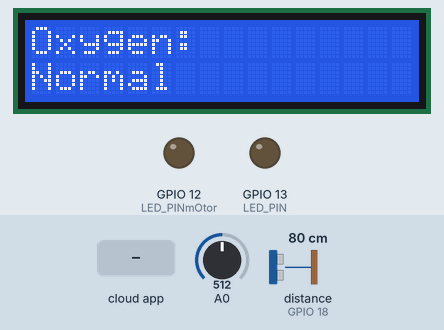
A sketch run on a simulated ESP8266 (NodeMCU). On the bench: 16×2 character LCD, output pins drawn as LEDs (lit = HIGH). Wiring (inferred from the names in the program): ultrasonic range finder: trigger GPIO 5; echo GPIO 18. The inputs (shaded band) are chosen by the test bench; at power-on: distance to the obstacle (sensor on GPIO 18) 80 cm, A0 = 512. The echo pulse lasts 58.3 µs per cm; WiFi joins after 1.5 s; servers stay silent unless stated; the Firebase database answers and starts empty; pins used as bus, display or sensor lines are not drawn; what the sketch prints to the serial monitor is not drawn.

Above: at 2.8 s.
2.9 s: distance to the obstacle (sensor on GPIO 18) set to 2 cm
At 3.73 s:
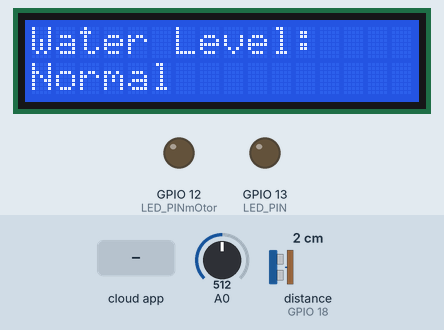
6.4 s: A0 set to 11
At 7.8 s:
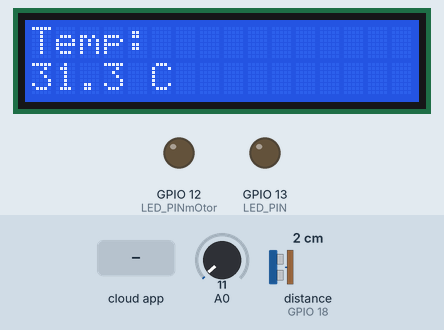
9.9 s: A0 set to 8
At 11.14 s:
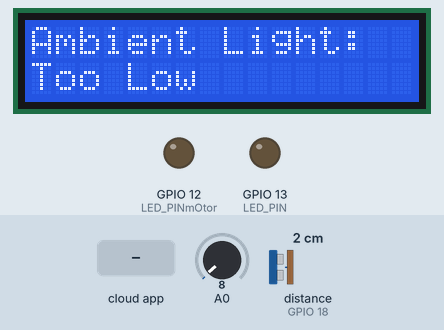
13.4 s: distance to the obstacle (sensor on GPIO 18) set to 250 cm
At 13.9 s:
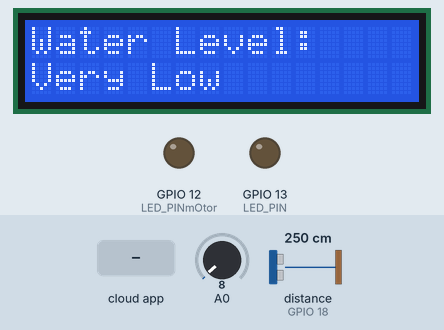
16.9 s: the phone or cloud app sets Automatic to 1
At 18.67 s:
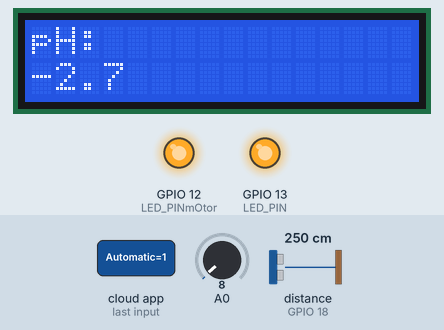
20.0 s: A0 set to 40
At 21.46 s:
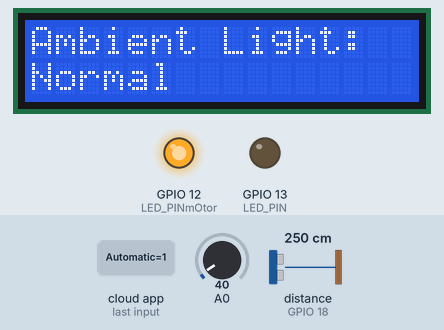
Timing chart, 0 to 23.0 s (numbered marks = the images above; inputs shaded):
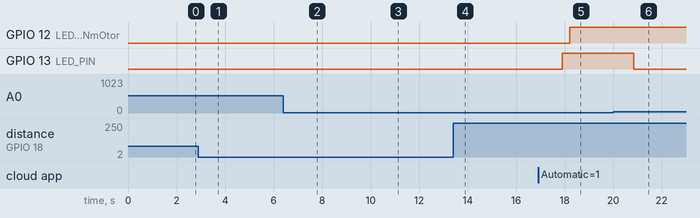

The sketch:

aquafarm_uit.ino
```cpp
#include <LiquidCrystal_I2C.h>
#include <Arduino.h> // Include for digital pin functionalities
 ///#include <Wire.h>


#if defined(ESP32)
  #include <WiFi.h>
#elif defined(ESP8266)
  #include <ESP8266WiFi.h>
#endif
#include <Firebase_ESP_Client.h>

//Provide the token generation process info.
#include "addons/TokenHelper.h"
//Provide the RTDB payload printing info and other helper functions.
#include "addons/RTDBHelper.h"

// Insert your network credentials

// #define WIFI_SSID "Galaxy A14 0C7B"
// #define WIFI_PASSWORD "cnt4zfz2j3rnndn"
#define WIFI_SSID "realme narzo 20 Pro"
#define WIFI_PASSWORD "akshaisunil"
// #define WIFI_SSID "Galaxy F62"
// #define WIFI_PASSWORD "vbii6922"

// Insert Firebase project API Key
#define API_KEY "AIzaSyDDnLUVH73nws93FbskwYRKKLWyYIcW-bE"

// Insert RTDB URLefine the RTDB URL */
#define DATABASE_URL "https://aquafarmuit-default-rtdb.firebaseio.com/"

//Define Firebase Data object
FirebaseData fbdo;

FirebaseAuth auth;
FirebaseConfig config;

// Define LCD connection details
LiquidCrystal_I2C lcd(0x27, 16, 2);  // I2C address might be different (check LCD datasheet)

// Define sensor pin connections
const int trigPin = 5;    // Digital output pin connected to Trig of HC-SR04
const int echoPin = 18;   // Digital input pin connected to Echo of HC-SR04
const int ldrPin = 35;    // Analog pin connected to LDR sensor
const int phPin = 34;     // Analog pin connected to pH sensor
const int tempPin = 4;    // Analog pin connected to temperature sensor (replace with actual pin)
#define LED_PIN 13     // GPIO22 pin connected to Ambiant light LED
#define LED_PINmOtor 12     // GPIO22 pin connected to Motor LED

// Variables for sensors
long duration; // Duration of the echo pulse
float distance; // Calculated distance in centimeters
int ldrValue; // Raw analog value from the LDR sensor
float phValue; // Calculated pH value
float temperature; // Calculated temperature value
float phSensorVoltage=0;
enum SensorType { DISTANCE, LDR, PH, TEMPERATURE }; // Enum for sensor types with temperature added
SensorType currentSensor = DISTANCE; // Current sensor to be displayed
bool signupOK = false;
String sValue, sValue2;
int checkamLight=0;
int checkmoLight=0;
void setup() {
  Serial.begin(115200);
  // Initialize LCD (number of columns, rows)
  lcd.init();
  // Turn on backlight and clear display
  lcd.backlight();
  lcd.clear();

  // Set sensor pins as digital or analog
  pinMode(trigPin, OUTPUT);
  pinMode(echoPin, INPUT);
  pinMode(ldrPin, INPUT);
  pinMode(phPin, INPUT);
  pinMode(tempPin, INPUT); // Set temperature sensor pin as analog
  pinMode(LED_PIN, OUTPUT);
  pinMode(LED_PINmOtor, OUTPUT);

  WiFi.begin(WIFI_SSID, WIFI_PASSWORD);
  Serial.print("Connecting to Wi-Fi");
  while (WiFi.status() != WL_CONNECTED) {
    Serial.print(".");
    delay(300);
  }
  Serial.println();
  Serial.print("Connected with IP: ");
  Serial.println(WiFi.localIP());
  Serial.println();

  /* Assign the api key (required) */
  config.api_key = API_KEY;

  /* Assign the RTDB URL (required) */
  config.database_url = DATABASE_URL;

  /* Sign up */
  if (Firebase.signUp(&config, &auth, "", "")) {
    Serial.println("ok");
    signupOK = true;
  }
  else {
    Serial.printf("%s\n", config.signer.signupError.message.c_str());
  }

  /* Assign the callback function for the long running token generation task */
  config.token_status_callback = tokenStatusCallback; //see addons/TokenHelper.h

  Firebase.begin(&config, &auth);
  Firebase.reconnectWiFi(true);

}

void loop() {
  Serial.println("in loop");
  // if(checkamLight==1){
  //   digitalWrite(LED_PIN,HIGH);
  // }
  // else{
  //   digitalWrite(LED_PIN,LOW);
  // }
  // if(checkmoLight==1){
  //   digitalWrite(LED_PINmOtor,HIGH);
  // }
  // else{
  //   digitalWrite(LED_PINmOtor,LOW);
  // }

  if (Firebase.ready() && signupOK ) {
    // LDR sensor reading (existing code)
   amlightcontrl();
  WaterLevelContrl();

      digitalWrite(trigPin, LOW);
  delayMicroseconds(2); // Wait for 2 microseconds
  digitalWrite(trigPin, HIGH);
  delayMicroseconds(10); // Send a 10 microsecond pulse
  digitalWrite(trigPin, LOW);

  // Measure echo pulse duration
  duration = pulseIn(echoPin, HIGH);

  // Calculate distance (adjust formula based on sensor datasheet if needed)
  distance = duration * 0.034 / 2; // Speed of sound in cm/us

      // Clear LCD and print "Distance:"
      lcd.clear();
      lcd.print("Water Level: ");
      if (distance>30){
        lcd.setCursor(0, 1); // Move cursor to second line
        // Print calculated distance with one decimal place
      lcd.print("Very Low");
     if (Firebase.RTDB.setString(&fbdo, "/Sensor/WaterLevel","Very Low")){
          Serial.println("water level PASSED");

          }
      }
      else{
        lcd.setCursor(0, 1); // Move cursor to second line
        lcd.print("Normal");
     if (Firebase.RTDB.setString(&fbdo, "/Sensor/WaterLevel","Normal")){
          Serial.println("water level PASSED");

          }

      }

 lcd.clear();
    // case LDR:
      // LDR sensor reading (existing code)
    // amlightcontrl();
      ldrValue = analogRead(ldrPin); // Read analog value from LDR

      // Clear LCD and print "LDR:"
      lcd.clear();
      lcd.print("Ambient Light: ");

      if(ldrValue>2000){
        lcd.setCursor(0, 1); // Move cursor to second line
        lcd.print("Too Bright");
     if (Firebase.RTDB.setString(&fbdo, "/Sensor/AmbiantLight","Too Bright")){
          Serial.println("AmbiantLight PASSED");

          }
       }
        else if(ldrValue<10){
          lcd.setCursor(0, 1); // Move cursor to second line
        lcd.print("Too Low");
     if (Firebase.RTDB.setString(&fbdo, "/Sensor/AmbiantLight","Too Low")){
          Serial.println("AmbiantLight PASSED");

          }
       }
      else{
        lcd.setCursor(0, 1); // Move cursor to second line
        // Print calculated distance with one decimal place
      lcd.print("Normal");
     if (Firebase.RTDB.setString(&fbdo, "/Sensor/AmbiantLight","Normal")){
          Serial.println("AmbiantLight PASSED");

          }
      }

 lcd.clear();

      // Update current sensor and delay for 3 seconds
      // currentSensor = PH;
      // //delay(300);
      // break;

    // case PH:
      // Read voltage from pH sensor (existing code)
    // amlightcontrl();
      phSensorVoltage = analogRead(phPin) * (5.0 / 4095.0); // Assuming 5V reference voltage

      // Calculate pH value using your sensor's calibration formula
      phValue = (3.5 * phSensorVoltage) - 2.75; // Replace with the formula from your sensor datasheet


      // Clear LCD and print "pH:"
      lcd.clear();
      lcd.print("pH: ");
      lcd.setCursor(0, 1); // Move cursor to second line
      // Print calculated pH value with one decimal place
      lcd.print(phValue, 1);
      if (Firebase.RTDB.setString(&fbdo, "/Sensor/PHValue",phValue)){
          Serial.println("PHValue PASSED");

          }
      // Update current sensor and delay for 3 seconds
    //   currentSensor = TEMPERATURE;
    //  // delay(300);
    //   break;
 lcd.clear();
 lcd.print("Oxygen: ");
      lcd.setCursor(0, 1); // Move cursor to second line
      // Print calculated Oxygen value with one decimal place
      lcd.print("Normal");

if (Firebase.RTDB.setString(&fbdo, "/Sensor/diss_oxy","normal")){
          Serial.println("diss oxy PASSED");

          }
lcd.clear();
    // case TEMPERATURE:
 //  amlightcontrl();
      // Read voltage from temperature sensor
      float tempVoltage = analogRead(tempPin) * (5.0 / 4095.0); // Assuming 5V reference voltage

      // Replace this with the conversion formula for your specific temperature sensor
      // You'll need to consult the datasheet for the sensor you're using
      temperature = ((tempVoltage - 2.5) * 100)+280; // Example conversion (might need adjustment)

      // Clear LCD and print "Temp:"
      lcd.clear();
      lcd.print("Temp: ");
      lcd.setCursor(0, 1); // Move cursor to second line
      // Print calculated temperature value with one decimal place
      lcd.print(temperature, 1);
      lcd.print(" C"); // Adjust unit (C or F) based on your sensor
      if (Firebase.RTDB.setString(&fbdo, "/Sensor/Temperature",temperature)){
          Serial.println("Temperature PASSED");

          }

  }
}
void amlightcontrl(){
 ldrValue = analogRead(ldrPin); // Read analog value from LDR
int a,light;
        // Serial.println(Firebase.RTDB.getString(&fbdo, "/Automatic"));
        // Serial.println(Firebase.RTDB.getString(&fbdo, "/Light"));

         if (Firebase.RTDB.getString(&fbdo, "/Switch/Automatic")) {
            if (fbdo.dataType() == "string") {
               sValue = fbdo.stringData();
               a = sValue.toInt();
                Serial.println(a);


            }
          }
         if (Firebase.RTDB.getString(&fbdo, "/Switch/Light")) {
              if (fbdo.dataType() == "string") {
                 sValue = fbdo.stringData();
                  light = sValue.toInt();
                 Serial.println(light);


               }
          }

          if ((a==1)&&(ldrValue<10)) {

              digitalWrite(LED_PIN,HIGH);

            }
          else if ((a==0)&&(ldrValue<10)) {

              digitalWrite(LED_PIN,LOW);

            }
          else if ((a==1)&&(ldrValue>10)) {

              digitalWrite(LED_PIN,LOW);

            }
          else if (light==1) {

              digitalWrite(LED_PIN,HIGH);
          }
          else if (light==0) {

              digitalWrite(LED_PIN,LOW);
          }

      }

void WaterLevelContrl(){
 digitalWrite(trigPin, LOW);
  delayMicroseconds(2); // Wait for 2 microseconds
  digitalWrite(trigPin, HIGH);
  delayMicroseconds(10); // Send a 10 microsecond pulse
  digitalWrite(trigPin, LOW);

  // Measure echo pulse duration
  duration = pulseIn(echoPin, HIGH);

  // Calculate distance (adjust formula based on sensor datasheet if needed)
  distance = duration * 0.034 / 2; // Speed of sound in cm/us
  Serial.println(distance);
  int ai, water;
        // Serial.println(Firebase.RTDB.getString(&fbdo, "/Automatic"));
        // Serial.println(Firebase.RTDB.getString(&fbdo, "/Light"));

      if (Firebase.RTDB.getString(&fbdo, "/Switch/Automatic")) {
        if (fbdo.dataType() == "string") {
          sValue = fbdo.stringData();
          ai = sValue.toInt();
          Serial.println(ai);
          Serial.println("Auto");
          Serial.println("Auto:"+ai);


        }
      }
      if (Firebase.RTDB.getString(&fbdo, "/Switch/WaterPumb")) {
        if (fbdo.dataType() == "string") {
          sValue = fbdo.stringData();
          water = sValue.toInt();
          Serial.println("Manual");
          Serial.println("water:"+water);


        }
      }

      if ((ai==1)&&(distance>30)) {

            digitalWrite(LED_PINmOtor,HIGH);

      }
      else if ((ai==0)&&(distance>30)) {

            digitalWrite(LED_PINmOtor,LOW);

      }
      else if ((ai==1)&&(distance<30)) {

            digitalWrite(LED_PINmOtor,LOW);

      }

      else if (water==1) {

            digitalWrite(LED_PINmOtor,HIGH);
      }
      else if (water==0) {

            digitalWrite(LED_PINmOtor,LOW);
      }

}
```

Measured:
- the behaviour switches between 10 and 9 on A0 (found by bisection; images 2 and 3)
- after the input at 2.9 s, the display: changes after 0.75 s (image 1)
- after the input at 13.4 s, the display: changes after 0.41 s (image 4)
- after the input at 16.9 s, GPIO 12 (LED_PINmOtor): LOW → HIGH after 1.3 s; GPIO 13 (LED_PIN): LOW → HIGH after 1.0 s
- after the input at 20.0 s, GPIO 13 (LED_PIN): HIGH → LOW after 0.86 s
- what the display in image 2 shows lasts 0.8 s, from 7.2 s to 8.0 s
